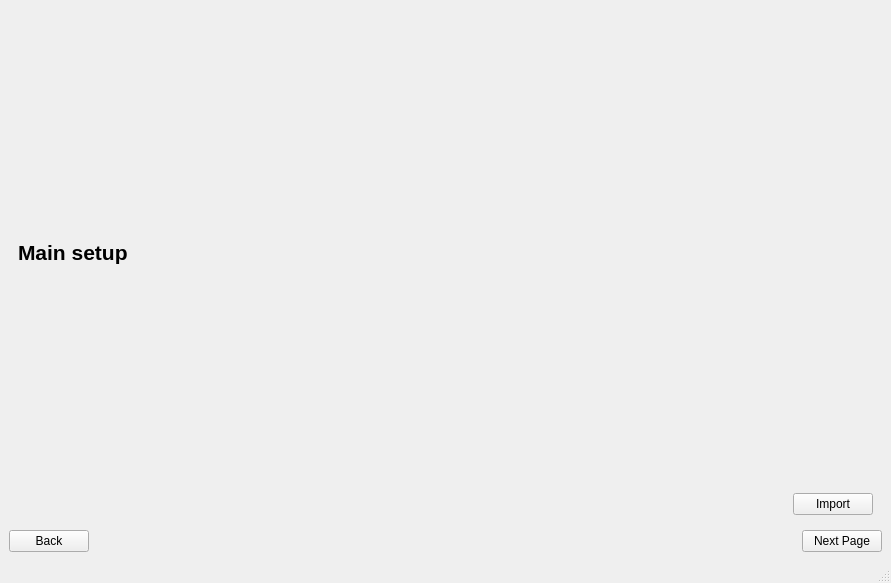
<?xml version="1.0" encoding="UTF-8"?>
<ui version="4.0">
 <class>MainWindow</class>
 <widget class="QMainWindow" name="MainWindow">
  <property name="geometry">
   <rect>
    <x>0</x>
    <y>0</y>
    <width>891</width>
    <height>583</height>
   </rect>
  </property>
  <property name="windowTitle">
   <string>Genetic Timetables</string>
  </property>
  <widget class="QWidget" name="centralwidget">
   <layout class="QVBoxLayout" name="verticalLayout">
    <item>
     <widget class="QStackedWidget" name="tabWidget">
      <widget class="QWidget" name="stackedWidgetPage1">
       <layout class="QVBoxLayout" name="verticalLayout_3">
        <item>
         <layout class="QVBoxLayout" name="mainLayout">
          <item>
           <widget class="QLabel" name="label">
            <property name="font">
             <font>
              <pointsize>16</pointsize>
              <bold>true</bold>
             </font>
            </property>
            <property name="text">
             <string>Main setup</string>
            </property>
           </widget>
          </item>
          <item>
           <layout class="QHBoxLayout" name="horizontalLayout">
            <item>
             <spacer name="horizontalSpacer_3">
              <property name="orientation">
               <enum>Qt::Horizontal</enum>
              </property>
              <property name="sizeHint" stdset="0">
               <size>
                <width>40</width>
                <height>20</height>
               </size>
              </property>
             </spacer>
            </item>
            <item>
             <widget class="QPushButton" name="importButton">
              <property name="text">
               <string>Import</string>
              </property>
             </widget>
            </item>
           </layout>
          </item>
         </layout>
        </item>
       </layout>
      </widget>
      <widget class="QWidget" name="stackedWidgetPage2">
       <layout class="QVBoxLayout" name="verticalLayout_5">
        <item>
         <widget class="QLabel" name="label_2">
          <property name="font">
           <font>
            <pointsize>16</pointsize>
            <bold>true</bold>
           </font>
          </property>
          <property name="text">
           <string>Input Data</string>
          </property>
         </widget>
        </item>
        <item>
         <layout class="QHBoxLayout" name="horizontalLayout_6">
          <item>
           <widget class="QPushButton" name="pushButtonAdd">
            <property name="text">
             <string>Add </string>
            </property>
           </widget>
          </item>
          <item>
           <spacer name="horizontalSpacer_2">
            <property name="orientation">
             <enum>Qt::Horizontal</enum>
            </property>
            <property name="sizeHint" stdset="0">
             <size>
              <width>40</width>
              <height>20</height>
             </size>
            </property>
           </spacer>
          </item>
         </layout>
        </item>
        <item>
         <widget class="QScrollArea" name="scrollArea">
          <property name="widgetResizable">
           <bool>true</bool>
          </property>
          <widget class="QWidget" name="scrollAreaWidgetContents">
           <property name="geometry">
            <rect>
             <x>0</x>
             <y>0</y>
             <width>59</width>
             <height>22</height>
            </rect>
           </property>
           <layout class="QVBoxLayout" name="verticalLayout_7">
            <property name="spacing">
             <number>0</number>
            </property>
           </layout>
          </widget>
         </widget>
        </item>
       </layout>
      </widget>
      <widget class="QWidget" name="stackedWidgetPage3">
       <layout class="QVBoxLayout" name="verticalLayout_6">
        <item>
         <layout class="QVBoxLayout" name="criteriaLayout">
          <property name="spacing">
           <number>0</number>
          </property>
          <item>
           <widget class="QLabel" name="label_3">
            <property name="font">
             <font>
              <pointsize>16</pointsize>
              <bold>true</bold>
             </font>
            </property>
            <property name="text">
             <string>Criteria</string>
            </property>
           </widget>
          </item>
         </layout>
        </item>
       </layout>
      </widget>
      <widget class="QWidget" name="stackedWidgetPage4">
       <layout class="QVBoxLayout" name="verticalLayout_9">
        <item>
         <layout class="QVBoxLayout" name="layoutParameters">
          <item>
           <widget class="QLabel" name="label_4">
            <property name="font">
             <font>
              <pointsize>16</pointsize>
              <bold>true</bold>
             </font>
            </property>
            <property name="text">
             <string>Parameters</string>
            </property>
           </widget>
          </item>
         </layout>
        </item>
       </layout>
      </widget>
      <widget class="QWidget" name="stackedWidgetPage5">
       <layout class="QVBoxLayout" name="verticalLayout_4">
        <item>
         <layout class="QVBoxLayout" name="verticalLayout_2">
          <property name="spacing">
           <number>6</number>
          </property>
          <item>
           <widget class="QLabel" name="label_5">
            <property name="font">
             <font>
              <pointsize>16</pointsize>
              <bold>true</bold>
             </font>
            </property>
            <property name="text">
             <string>Generate</string>
            </property>
           </widget>
          </item>
          <item>
           <layout class="QHBoxLayout" name="horizontalLayout_2">
            <property name="spacing">
             <number>6</number>
            </property>
            <item>
             <widget class="QPushButton" name="saveConfigurationButton">
              <property name="text">
               <string>Save configuration</string>
              </property>
             </widget>
            </item>
            <item>
             <widget class="QPushButton" name="runButton">
              <property name="text">
               <string>Run</string>
              </property>
             </widget>
            </item>
           </layout>
          </item>
          <item>
           <layout class="QHBoxLayout" name="horizontalLayout_3" stretch="1,1">
            <property name="spacing">
             <number>6</number>
            </property>
            <item>
             <widget class="QLabel" name="labelTime">
              <property name="text">
               <string>Elapsed: 0:00:00 / Left: 0:00:00</string>
              </property>
             </widget>
            </item>
            <item>
             <widget class="QProgressBar" name="progressBar">
              <property name="value">
               <number>0</number>
              </property>
              <property name="alignment">
               <set>Qt::AlignCenter</set>
              </property>
              <property name="invertedAppearance">
               <bool>false</bool>
              </property>
              <property name="format">
               <string>%p%</string>
              </property>
             </widget>
            </item>
           </layout>
          </item>
          <item>
           <widget class="Line" name="line">
            <property name="orientation">
             <enum>Qt::Horizontal</enum>
            </property>
           </widget>
          </item>
          <item>
           <layout class="QHBoxLayout" name="horizontalLayout_4" stretch="2,1,1">
            <property name="spacing">
             <number>6</number>
            </property>
            <property name="leftMargin">
             <number>9</number>
            </property>
            <property name="rightMargin">
             <number>0</number>
            </property>
            <item>
             <spacer name="horizontalSpacer_4">
              <property name="orientation">
               <enum>Qt::Horizontal</enum>
              </property>
              <property name="sizeHint" stdset="0">
               <size>
                <width>40</width>
                <height>20</height>
               </size>
              </property>
             </spacer>
            </item>
            <item>
             <widget class="QSpinBox" name="resultSelector">
              <property name="enabled">
               <bool>false</bool>
              </property>
              <property name="alignment">
               <set>Qt::AlignRight|Qt::AlignTrailing|Qt::AlignVCenter</set>
              </property>
              <property name="buttonSymbols">
               <enum>QAbstractSpinBox::UpDownArrows</enum>
              </property>
              <property name="correctionMode">
               <enum>QAbstractSpinBox::CorrectToNearestValue</enum>
              </property>
              <property name="suffix">
               <string> (from top-100)</string>
              </property>
              <property name="prefix">
               <string>Result №</string>
              </property>
              <property name="minimum">
               <number>1</number>
              </property>
              <property name="maximum">
               <number>100</number>
              </property>
             </widget>
            </item>
            <item>
             <widget class="QPushButton" name="exportButton">
              <property name="enabled">
               <bool>false</bool>
              </property>
              <property name="text">
               <string>Export</string>
              </property>
             </widget>
            </item>
           </layout>
          </item>
          <item>
           <widget class="QTableView" name="outputTable">
            <property name="frameShape">
             <enum>QFrame::Box</enum>
            </property>
            <property name="frameShadow">
             <enum>QFrame::Sunken</enum>
            </property>
           </widget>
          </item>
         </layout>
        </item>
       </layout>
      </widget>
     </widget>
    </item>
    <item>
     <layout class="QHBoxLayout" name="horizontalLayout_5">
      <item>
       <widget class="QPushButton" name="pushButtonBack">
        <property name="text">
         <string>Back</string>
        </property>
       </widget>
      </item>
      <item>
       <spacer name="horizontalSpacer">
        <property name="orientation">
         <enum>Qt::Horizontal</enum>
        </property>
        <property name="sizeHint" stdset="0">
         <size>
          <width>40</width>
          <height>20</height>
         </size>
        </property>
       </spacer>
      </item>
      <item>
       <widget class="QPushButton" name="pushButtonNext">
        <property name="text">
         <string>Next Page</string>
        </property>
       </widget>
      </item>
     </layout>
    </item>
   </layout>
  </widget>
  <widget class="QMenuBar" name="menubar">
   <property name="geometry">
    <rect>
     <x>0</x>
     <y>0</y>
     <width>891</width>
     <height>27</height>
    </rect>
   </property>
  </widget>
  <widget class="QStatusBar" name="statusbar"/>
 </widget>
 <resources/>
 <connections/>
</ui>
